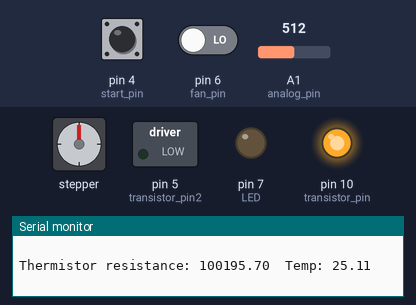
Simulated run of this sketch. Board: Arduino Uno, built with avr-gcc and run on an emulated ATmega328P. On the bench: stepper motor, switched loads named in the sketch (green lamp = pin HIGH), output pins drawn as LEDs (lit = HIGH), the last lines printed to the serial monitor. Wiring (inferred from the names in the program): stepper motor driver (200 steps per turn assumed): step pin 9; direction pin 8. The test bench sets the inputs (shaded band); at power-on: pin 4 (start_pin) LOW, pin 6 (fan_pin) LOW, A1 (analog_pin) = 512. Pins used as bus, display or sensor lines are not drawn.

Above: at 1.2 s.
1.3 s: pin 4 (start_pin) pulled HIGH for 1 s
At 2.9 s:
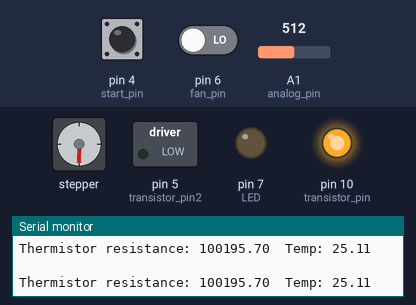
3.8 s: pin 4 (start_pin) pulled HIGH for 0.15 s
At 4.8 s:
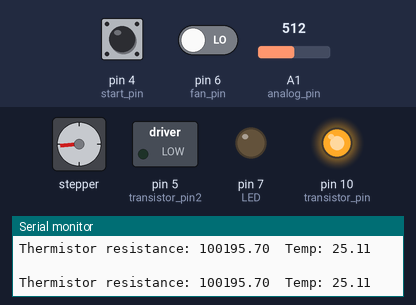
5.4 s: pin 6 (fan_pin) driven HIGH
At 6.6 s:
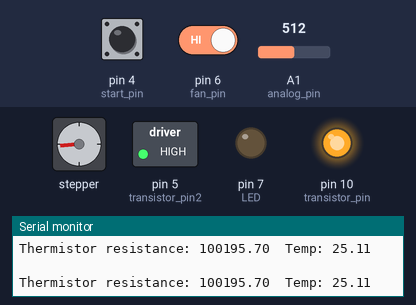
6.9 s: pin 4 (start_pin) pulled HIGH for 0.15 s
At 8.2 s:
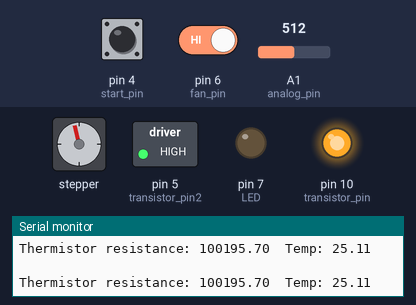
8.5 s: pin 4 (start_pin) pulled HIGH for 3.2 s
At 12.5 s:
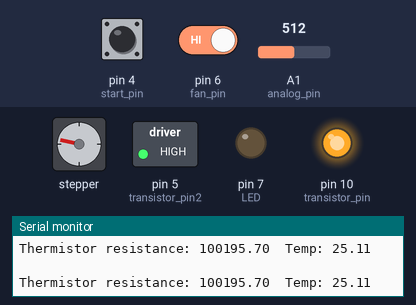
13.2 s: pin 6 (fan_pin) driven LOW
At 13.7 s:
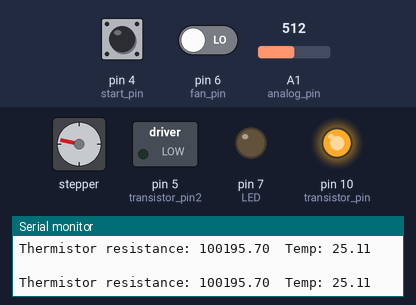
Timing chart, 0 to 15.7 s (numbered marks = the images above; inputs shaded):
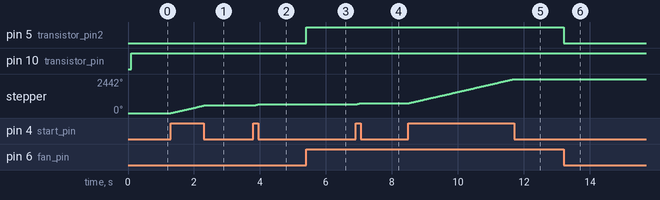

Measured:
- after the input at 1.3 s, stepper: turns 541° clockwise in 1.0 s, starting at once
- after the input at 3.8 s, stepper: turns 83° clockwise in 0.15 s, starting at once
- after the input at 5.4 s, pin 5 (transistor_pin2): LOW → HIGH at once
- after the input at 6.9 s, stepper: turns 83° clockwise in 0.15 s, starting at once
- after the input at 8.5 s, stepper: turns 1735° clockwise in 3.2 s, starting at once
- after the input at 13.2 s, pin 5 (transistor_pin2): HIGH → LOW at once

The sketch:

Speed_Thermistor_Combined3.ino
```cpp
//code for getting the resistance of thermistor

#define analog_pin A1     //analog pin for getting intermediate voltage
#define LED 7       //indicator for heating block attaining desired temp.
#define stp 9  //connect pin 13 to step
#define dir 8  // connect pin 12 to dir
#define start_pin 4
#define fan_pin 6
#define transistor_pin 10
#define transistor_pin2 5
#define input_size 5    //number of samples

float R1=100000.0;     //other resistance in series
int analog_val[input_size];
int i = 0;
float analog_val_new;
int t = 20;      //gap between the readings for averaging (in ms)
float R;    //resistance of thermistor
float T;    //temp of heating block
long delay_motor = 50*32;
int start_state = 1;    //state of motor 0:OFF  1:ON
int fan_state = 0;    //state of fan 0:OFF  1:ON
unsigned long previousMillis = 0;
float B = 3950;     //B value
float T0 = 298.15;    //room temp

void setup()
{
  Serial.begin(9600);
  pinMode(LED, OUTPUT);
  pinMode(stp, OUTPUT);
  pinMode(dir, OUTPUT);
  pinMode(start_pin, INPUT);     // connected to ABB
  pinMode(fan_pin, INPUT);     //connected to ABB

}

void loop()
{
fan_state = digitalRead(fan_pin);   //fan start/stop

if (fan_state==1)
{
  analogWrite(transistor_pin2, 255);
}
else
{
  analogWrite(transistor_pin2, 0);
}


start_state = digitalRead(start_pin);
  if (start_state==1)
  {
    digitalWrite(dir, HIGH);
    digitalWrite(stp, HIGH);
    delayMicroseconds(delay_motor);
    digitalWrite(stp, LOW);
    delayMicroseconds(delay_motor);
  }

unsigned long currentMillis = millis();


if (currentMillis - previousMillis >= t)
{
    previousMillis = currentMillis;
i = i+1;
analog_val[i-1] =  analogRead(analog_pin);
analog_val_new = 0.0;

if (i==5)
{
for (i=0; i<input_size;i++)
  {
     analog_val_new += analog_val[i];
  }
analog_val_new /= input_size;         //averaging values for better results

//calculating resistance
  float R = R1/((1023/analog_val_new)-1);
  Serial.print("Thermistor resistance: ");
  Serial.print(R);
  Serial.print("\t");

// Calculating temperature value
  T = (1/((1/T0)+(log(R/R1)/B)))-273;
  Serial.print("Temp: ");
  Serial.println(T);
  Serial.print("\t");

  if (T<229.9)
  {
    analogWrite(transistor_pin, 255);
  }
  else if (T>230.1)
  {
    analogWrite(transistor_pin, 0);
    digitalWrite(LED, HIGH);
  }

if (T<200)
{
  digitalWrite(LED, LOW);

}
  Serial.print("\n");
i = 0;
}
}
}
```
